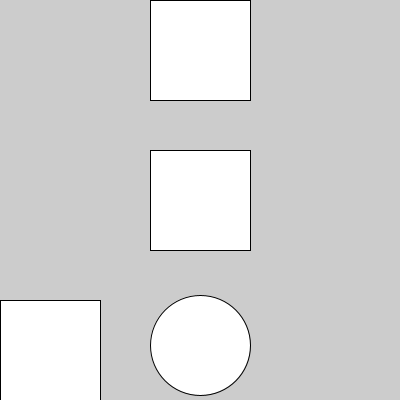
Frame 1 (no input)
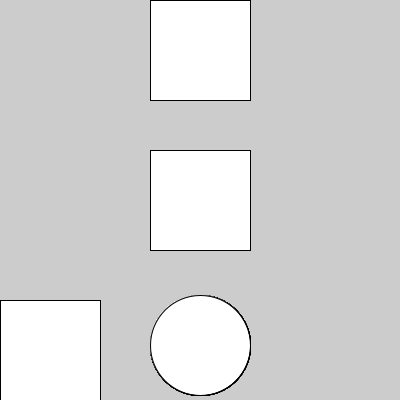
Frame 60 (the mouse pressed at the canvas centre just before this capture)
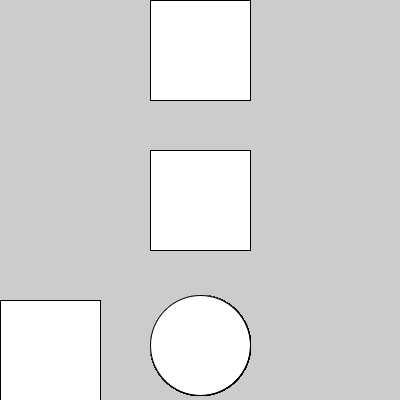
Frame 120 (the mouse held since frame 60 and released just before this capture)

The Processing sketch that drew these frames (run headless with seeded random() and noise(); from frame 60 on, the mouse is pressed at the canvas centre):

// Processing sketch: aula10_ex1_g2
// ── aula10_ex1_g2.pde
float rota=0; float escal=1; float movX=200;
void setup(){ size(400,400); }
void draw(){
 
  rect(0,300,100,100); //b1, rotação
  if(mouseX>=0 && mouseX<=100 && mouseY>=300 && mouseY<=400){
    rota=rota+1;
  }
  rect(150,0,100,100); //b2, escala
  if(mouseX>=150 && mouseX<=250 && mouseY>=0 && mouseY<=100){
    escal=escal+0.005;
  }
  if(dist(mouseX,mouseY,200,345)<=50){
    movX=movX+1;
  }
  rectMode(CENTER);
  pushMatrix();
  translate(movX,200);
  rotate(rota);
  scale(escal);
  rect(0,0,100,100); //c
  popMatrix();
  rectMode(CORNER);
  ellipse(200,345,100,100); //b3, movimento
}
